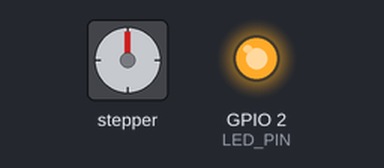
A sketch run on a simulated ESP32. Shown: stepper motor, output pins drawn as LEDs (lit = HIGH). Wiring (inferred from the names in the program): stepper motor driver (1600 steps per turn assumed): step GPIO 25; direction GPIO 26; enable GPIO 27. WiFi joins after 1.5 s; servers stay silent unless stated; pins used as bus, display or sensor lines are not drawn; what the sketch prints to the serial monitor is not drawn.

Above: at 1.65 s.
At 4.4 s:
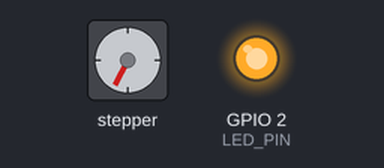
At 7.15 s:
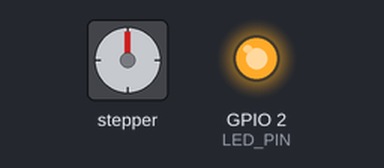
At 8.85 s:
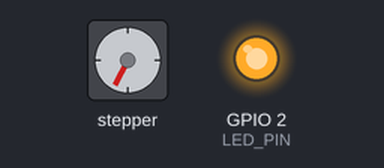
Timing chart, 0 to 15.1 s (numbered marks = the images above):
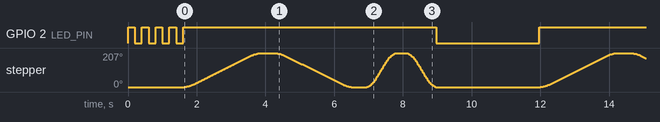

Measured:
- by itself, GPIO 2 (LED_PIN): goes 3 × (LOW 0.20 s, HIGH 0.20 s), LOW 0.20 s, 12 × (HIGH 7.4 s, LOW 3.0 s), then HIGH
- by itself, stepper: turns 207° clockwise in 2.2 s, then 207° counter-clockwise in 2.2 s, then 207° clockwise in 0.85 s, then 207° counter-clockwise in 0.85 s, repeating every 10.4 s

The sketch:

drive_test.ino
```cpp
// Тест привода: ESP32 DevKit (WROOM-32) + TMC2209 standalone + NEMA14 pancake
// OTA как в ota_base: hostname gitar-esp32, порт 3232. LED GPIO2 мигает.
// STEP=25, DIR=26, EN=27 (LOW = включен)

#include <WiFi.h>
#include <ArduinoOTA.h>

const char* WIFI_SSID = "MTS_GPON_BC14";
const char* WIFI_PASS = "444YYdc4";

#define LED_PIN 2
const int PIN_STEP = 25;
const int PIN_DIR  = 26;
const int PIN_EN   = 27;

// 200 шагов/об * 1/8 микрошаг; шестерня ленты 12T шаг 4.347 прямо на валу:
// мм ленты за оборот = 12*4.347 = 52.16
const long STEPS_PER_REV = 1600;
const float MM_PER_REV = 52.16;

void stepN(long n, bool dir, float mmps) {
  digitalWrite(PIN_DIR, dir);
  float sps = mmps / MM_PER_REV * STEPS_PER_REV;
  long ramp = min(n / 4, (long)(sps * 0.15));
  for (long i = 0; i < n; i++) {
    long k = min(i, n - 1 - i);
    float f = (ramp > 0 && k < ramp) ? (0.25 + 0.75 * k / (float)ramp) : 1.0;
    unsigned us = (unsigned)(1e6 / (sps * f) / 2);
    digitalWrite(PIN_STEP, HIGH); delayMicroseconds(us);
    digitalWrite(PIN_STEP, LOW);  delayMicroseconds(us);
    if ((i & 0x3F) == 0) ArduinoOTA.handle();   // OTA живёт и во время движения
  }
}

void moveMM(float mm, float mmps) {
  long n = (long)(fabs(mm) / MM_PER_REV * STEPS_PER_REV);
  stepN(n, mm > 0, mmps);
}

void setup() {
  Serial.begin(115200);
  pinMode(LED_PIN, OUTPUT);
  pinMode(PIN_STEP, OUTPUT);
  pinMode(PIN_DIR, OUTPUT);
  pinMode(PIN_EN, OUTPUT);
  digitalWrite(PIN_EN, HIGH);            // пока не подключимся - мотор отпущен

  WiFi.mode(WIFI_STA);
  WiFi.setHostname("gitar-esp32");
  WiFi.begin(WIFI_SSID, WIFI_PASS);
  while (WiFi.status() != WL_CONNECTED) {
    digitalWrite(LED_PIN, !digitalRead(LED_PIN));
    delay(200);
  }
  Serial.print("IP: "); Serial.println(WiFi.localIP());

  ArduinoOTA.setHostname("gitar-esp32");
  ArduinoOTA.begin();
  digitalWrite(PIN_EN, LOW);             // драйвер включён
}

void loop() {
  ArduinoOTA.handle();
  digitalWrite(LED_PIN, HIGH);

  moveMM(+30, 15);   delay(400);   // медленно туда
  moveMM(-30, 15);   delay(400);   // и обратно
  moveMM(+30, 50);   delay(300);   // быстрее
  moveMM(-30, 50);

  digitalWrite(PIN_EN, HIGH);            // отпустить мотор: тишина + свободный ход
  digitalWrite(LED_PIN, LOW);
  for (int i = 0; i < 30; i++) { ArduinoOTA.handle(); delay(100); }
  digitalWrite(PIN_EN, LOW);
}
```
